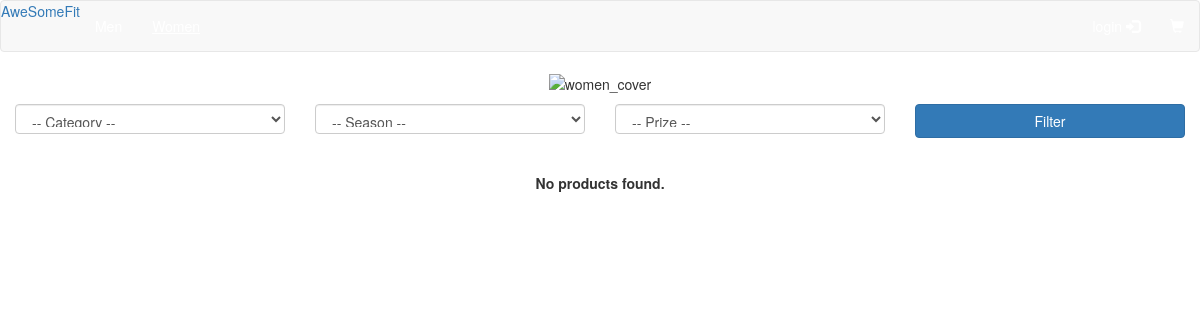
Page /index.php/browse/shirt_women on the earlier database version.
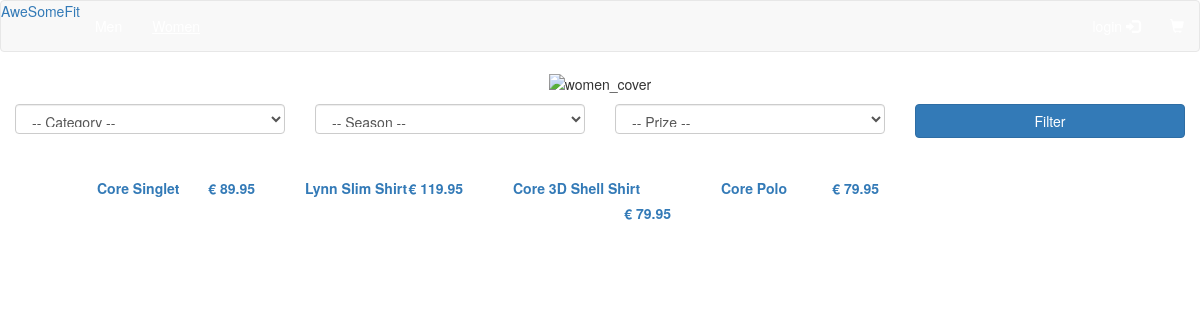
Same page on the later database version.
### tables this page shows
CREATE TABLE `product` (
  `product_id` int(11) NOT NULL,
  `product_name` varchar(45) NOT NULL,
  `product_description` varchar(160) NOT NULL,
  `product_gender` enum('man','woman','unisex') NOT NULL,
  `product_price` float(5,2) NOT NULL,
  `product_type` enum('T-Shirt','Pants','Skirt','Shirt','Eyewear') NOT NULL,
  `product_season` enum('SS','FW','ND') NOT NULL
);

### application/controllers/Browse.php (called while the page is built, shortened)
<?php
class Browse extends CI_Controller {
	public function __construct() {
        $this->load->helper('url_helper');
        $this->load->helper('url');
        $this->load->model('products_model');
        $this->load->library('session');
    }
    public function shirt_women(){
        $season = FALSE;
        $priceMin = FALSE;
        $priceMax = FALSE;
        $type = 'Shirt';
        $data['products'] = $this->products_model->get_products_women_filtered($season, $priceMin, $priceMax, $type);
        $data['allproducts'] = $this -> products_model -> get_women_types();
        $this -> load -> view('women', $data);
    }
}

### index.php (called while the page is built, shortened)
<?php
require_once BASEPATH.'core/CodeIgniter.php';

### application/models/Products_model.php (called while the page is built, shortened)
<?php
class Products_model extends CI_Model {
    public function get_women_types() {
        $this->db->group_by('product_type');
        $query = $this->db->get_where('product', "(product_gender = 'woman' OR product_gender = 'unisex')");
        return $query->result_array();
    }
    public function get_products_women_filtered($season, $priceMin, $priceMax, $type){
        $this->db->where("(product_gender = 'woman' OR product_gender = 'unisex')");
        if ($type != FALSE){
            $this->db->where('product_type', $type);
        }
        $query = $this->db->get('product');
        $data = array();
        if ($query !== FALSE && $query->num_rows() > 0) {
            $data = $query->result_array();
        }
        return $data;
    }
}

### application/views/women.php (the view, shortened to what the changed rows need)
<!DOCTYPE html>
<html>
<head>
    <link rel="stylesheet" href="https://maxcdn.bootstrapcdn.com/bootstrap/3.3.7/css/bootstrap.min.css">
    <link rel="stylesheet" href="<?php echo base_url(); ?>assets/css/global.css">
</head>
<body>
<div class="row" style="margin-left: 6%; margin-right: auto;">
    <?php foreach ($products as $product_item): ?>
       <a href = "<?php echo base_url(); ?>browse/visualize/<?php echo $product_item['product_id']; ?>">
        <div class="col-xs-12 col-sm-12 col-md-2 col-lg-2" style="margin: 10px;">
           <img src="<?php echo base_url(); ?>assets/img/products/<?php echo $product_item['product_id']; ?>.png" style="width: 100%;" alt=""><br>
            <label><?php echo $product_item['product_name']; ?></label>
            <label style="float: right;">€ <?php echo $product_item['product_price']; ?></label>
        </div>
    </a>
    <?php endforeach; ?>
</div>
<?php if (!$products) { ?>
       <div class="row" style="margin-top: 25px; text-align: center;">
           <label><b>No products found.</b></label>
       </div>
    <?php } ?>
</body>
</html>

Differences in the rows shown:
added product: product_name "Core Singlet", product_price "89.95"
added product: product_name "Lynn Slim Shirt", product_price "119.95"
added product: product_name "Core 3D Shell Shirt", product_price "79.95"
added product: product_name "Core Polo", product_price "79.95"
Other differences:
text no longer shown: "No products found."
